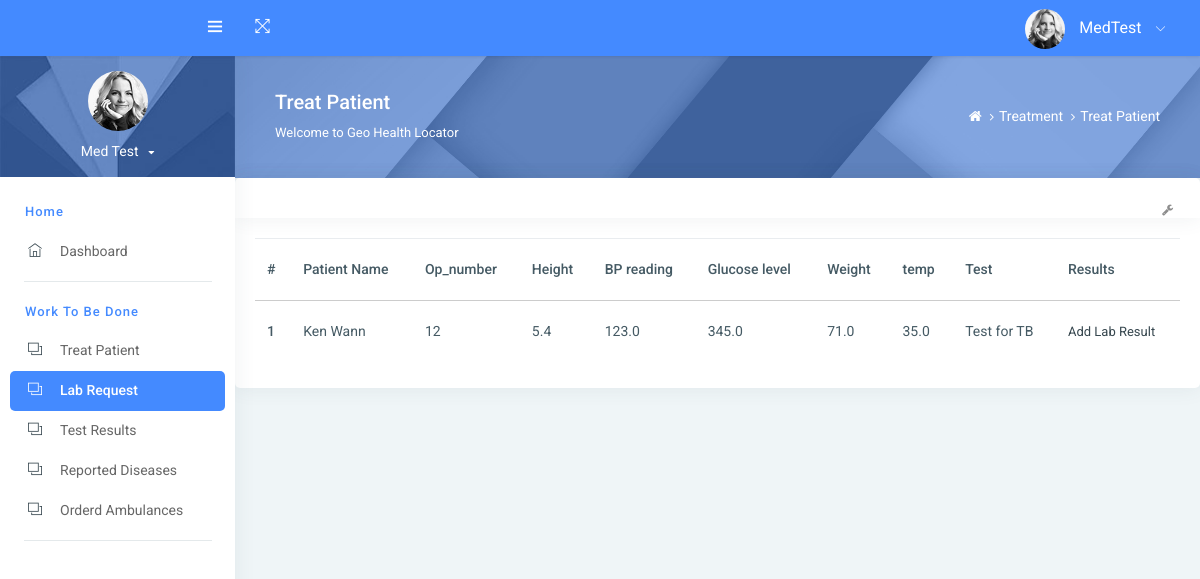
Screenshot of /tests/ (signed in) with the database file from the repository.
### accounts/models.py (models this page shows, shortened)
class TrackingModel(models.Model):
    created_at = models.DateTimeField(auto_now_add=True)
    updated_at = models.DateTimeField(auto_now=True)
    class Meta:
        abstract = True
        ordering = ["-created_at"]

class User(AbstractBaseUser, TrackingModel):
    username_validator = UnicodeUsernameValidator()
    Role_choices = (
        ("Administrator", "Administrator"),
        ("Community Member", "Community Member"),
        ("Medical Personel", "Medical Personel")
    )
    Gender_choices = (
        ("Male", "Male"),
        ("Female", "Female"),
        ("Other", "Other")
    )
    username = models.CharField(
        _('username'),
        max_length=150,
        unique=True,
        validators=[username_validator],
        error_messages={
            'unique':_("A user with that username already exists."),
        },
    )
    first_name = models.CharField(_('first name'),
                                max_length=150, blank=False, null=False
                                )
    middle_name = models.CharField(_('middle name'),
                            max_length=150, blank=True, null=True
                            )
    last_name = models.CharField(_('last name'),
                            max_length=150, blank=False, null=False
                            )
    identification = models.IntegerField(_("identification"), null=True)
    email = models.EmailField(_('email'), unique=True, error_messages={
        'unique': ('A user with email already exists.'),
    })
    gender = models.CharField(_("gender"), max_length=10, choices=Gender_choices)
    phone = PhoneNumberField(
        _('phone number'), unique=True,
        blank=True, null=True, max_length=27)
    county = models.CharField(_("county"), max_length=50,
                              blank=True, null=True)
    sub_county = models.CharField(_("sub county"), max_length=80,
                                  blank=True, null=True)
    ward = models.CharField(_("ward"), max_length=100,
                            blank=True, null=True)
    location = models.CharField(_("location"), max_length=100,
                                blank=True, null=True)
    sub_location = models.CharField(_("sub location"), max_length=100,
                                    blank=True, null=True)
    village = models.CharField(_("village"), max_length=100,
                               blank=True, null=True)
    role = models.CharField(_('Role'), max_length=17, choices=Role_choices, default="Community Member")
    is_active = models.BooleanField(_('active'), default=True)
    is_admin = models.BooleanField(_('admin'), default=False)
    is_staff = models.BooleanField(_("staff"), default=False)
    timestamp = models.DateTimeField(_("timestamp"), auto_now_add=True)
    objects = CustomManager()
    USERNAME_FIELD = 'email'
    REQUIRED_FIELDS = ['username','identification']
    @property
    def staff(self):
        return self.staff
    @property
    def active(self):
        return self.active
    @property
    def admin(self):
        return self.admin

### geo_health_app/models.py (models this page shows)
class Patient(Disease):
    type_choices = (
            ("Ambulance", "Ambulance"),
            ("Disease", "Disease"),
        )
    type_l = models.CharField(_("Submision type"), max_length=20, choices=type_choices, default='Disease')
    full_name = models.CharField(_("full name"), max_length=100,unique=True)
    age = models.IntegerField(_("age"), blank=True, null=True)
    health_situation = models.TextField(_("health situation"), max_length=1000,
                                        blank=True, null=True)

class TreatPatient(Patient):
    treament_status_choices = (("Not Treated", "Not Treated"),
                                ("Treated", "Treated"),
                                ("In Progress", "In Progress"))
    ip_op_number = models.IntegerField(_("OP Number"), unique=True)
    hospital = models.ForeignKey(Hospital, on_delete=models.CASCADE, null=True, blank=True)
    height = models.FloatField(_("height"), max_length=500, blank=False, null=False)
    bp_reading = models.FloatField(_("BP Reading"), max_length=1000, blank=False, null=False)
    glucose_level = models.FloatField(_("glucose level"), max_length=1000, blank=False, null=False)
    weight_reading = models.FloatField(_("weight reading (kg)"), max_length=1000, blank=False, null=False)
    temperature_reading = models.FloatField(_("temperature reading (degree celcius)"), max_length=1000, blank=False, null=False)
    prescribe_lab_test = models.TextField(_("prescribe lab test"), blank=True, null=True)
    lab_test_results = models.TextField(_("lab test results"), blank=True, null=True)
    drug_prescription = models.TextField(_("drug prescription"), blank=True, null=True)
    treatment_status = models.CharField(_("treatment status"), max_length=50, choices=treament_status_choices, default="Not Treated")

class Disease(models.Model):
    reported_to = models.CharField(_("Reported to"), max_length=50, default='Mwatate Sub-County Hospital')
    reporter = models.ManyToManyField(User)
    symptoms = models.TextField( _("Symptoms"), blank=True, null=True)
    latitude = models.FloatField(_("latitude"),
                                 blank=True, null=True)
    longitude = models.FloatField(_("longitude"),
                                  blank=True, null=True)
    reported_at = models.DateTimeField(auto_now_add=True)

class Patient(Disease):
    type_choices = (
            ("Ambulance", "Ambulance"),
            ("Disease", "Disease"),
        )
    type_l = models.CharField(_("Submision type"), max_length=20, choices=type_choices, default='Disease')
    full_name = models.CharField(_("full name"), max_length=100,unique=True)
    age = models.IntegerField(_("age"), blank=True, null=True)
    health_situation = models.TextField(_("health situation"), max_length=1000,
                                        blank=True, null=True)

### geo_health_app/views.py (the view)
# urls.py: path('tests/', views.lab_test, name='tests'),
@medical_personell_required
def lab_test(request):
    user = request.user
    medic = MedicalPersonel.objects.get(user=user)
    tests = TreatPatient.objects.filter(reported_to = medic.hospital.hospital_name,lab_test_results__isnull=True,)
    context= {
        "nav":"Lab",
        'tests':tests,
    }
    return render(request, 'lab_dashboard.html',context)

### templates/lab_dashboard.html (shortened to what this page needs)
{% extends 'hospital/base2.html' %}
{% block content %}
<div class="pcoded-content">
    <div class="page-header">
        <div class="page-block">
            <div class="row align-items-center">
                <div class="col-md-8">
                    <div class="page-header-title">
                        <h5 class="m-b-10">Treat Patient</h5>
                        <p class="m-b-0">Welcome to Geo Health Locator</p>
                    </div>
                </div>
                <div class="col-md-4">
                    <ul class="breadcrumb-title">
                        <li class="breadcrumb-item">
                            <a href="/dashboard/"> <i class="fa fa-home"></i> </a>
                        </li>
                        <li class="breadcrumb-item"><a href="#!">Treatment</a>
                        </li>
                        <li class="breadcrumb-item"><a href="#!">Treat Patient</a>
                        </li>
                    </ul>
                </div>
            </div>
        </div>
    </div>
    <div class="card">
        <div class="card-header">
            <div class="card-header-right">
                <ul class="list-unstyled card-option">
                    <li><i class="fa fa fa-wrench open-card-option"></i></li>
                </ul>
            </div>
        </div>
        <div class="card-block table-border-style">
            <div class="table-responsive">
                <table class="table table-hover">
                    <thead>
                        <tr>
                            <th>#</th>
                            <th>Patient Name</th>
                            <th>Op_number</th>
                            <th>Height</th>
                            <th>BP reading</th>
                            <th>Glucose level</th>
                            <th>Weight</th>
                            {% if not doc %}
                              <th>temp</th>
                            {% endif %}
                            <th>Test</th>
                            <th>Results</th>
                        </tr>
                    </thead>
                    <tbody>
                        {% for test in tests %}
                        <tr>
                            <th scope="row">{{forloop.counter}}</th>
                            <td>{{test.full_name}}</td>
                            <td>{{test.ip_op_number}}</td>
                            <td>{{test.height}}</td>
                            <td>{{test.bp_reading}}</td>
                            <td>{{test.glucose_level}}</td>
                            <td>{{test.weight_reading}}</td>
                            {% if not doc %}
                            <td>{{test.temperature_reading}}</td>
                            {% endif %}
                            <td>{{test.prescribe_lab_test}}</td>
                            <td>
                                {% if test.lab_test_results%}
                                {{test.lab_test_results}}
                                {% else %}
                                <a href="{% url 'mainapp:results' test.id %}">Add Lab Result</a>
                                {% endif %}
                            </td>
                        </tr>
                        {% endfor %}
                    </tbody>
                </table>
            </div>
        </div>
    </div>
</div>
{% endblock %}

### templates/hospital/base2.html (shortened to what this page needs)
{% load static %}
<!DOCTYPE html>
<html lang="en">
<head>
    <link rel="stylesheet" href="{% static 'assets/pages/waves/css/waves.min.css' %}" type="text/css" media="all">
    <link rel="stylesheet" type="text/css" href="{% static 'assets/css/bootstrap/css/bootstrap.min.css' %}">
    <link rel="stylesheet" type="text/css" href="{% static 'assets/icon/themify-icons/themify-icons.css' %}">
    <link rel="stylesheet" type="text/css" href="{% static 'assets/icon/font-awesome/css/font-awesome.min.css' %}">
    <link rel="stylesheet" type="text/css" href="{% static 'assets/css/jquery.mCustomScrollbar.css' %}">
    <link rel="stylesheet" href="https://www.amcharts.com/lib/3/plugins/export/export.css" type="text/css"
        media="all" />
    <link rel="stylesheet" type="text/css" href="{% static 'assets/css/style.css' %}">
</head>
<body>
    <div id="pcoded" class="pcoded">
        <div class="pcoded-container navbar-wrapper">
            <nav class="navbar header-navbar pcoded-header">
                <div class="navbar-wrapper">
                    <div class="navbar-logo">
                        <a class="mobile-menu waves-effect waves-light" id="mobile-collapse" href="#!">
                            <i class="ti-menu"></i>
                        </a>
                    </div>
                    <div class="navbar-container container-fluid">
                        <ul class="nav-left">
                            <li>
                                <a href="#!" onclick="javascript:toggleFullScreen()" class="waves-effect waves-light">
                                    <i class="ti-fullscreen"></i>
                                </a>
                            </li>
                        </ul>
                        <ul class="nav-right">
                            <li class="user-profile header-notification">
                                <a href="#!" class="waves-effect waves-light">
                                    <img src="{% static 'assets/images/avatar-4.jpg' %}" class="img-radius" alt="{{ user.profile.profile_picture.url }}">
                                    <span>{{ user.username }}</span>
                                    <i class="ti-angle-down"></i>
                                </a>
                            </li>
                        </ul>
                    </div>
                </div>
            </nav>
            <div class="pcoded-main-container">
                <div class="pcoded-wrapper">
                    <nav class="pcoded-navbar">
                        <div class="pcoded-inner-navbar main-menu">
                            <div class="">
                                <div class="main-menu-header">
                                    <img class="img-80 img-radius" src="{% static 'assets/images/avatar-4.jpg' %}"
                                        alt="User-Profile-Image">
                                    <div class="user-details">
                                        <span id="more-details">{{user.first_name}}  {{user.last_name}}<i class="fa fa-caret-down"></i></span>
                                    </div>
                                </div>
                            </div>
                            <div class="p-15 p-b-0">
                            </div>
                            <div class="pcoded-navigation-label" data-i18n="nav.category.navigation">Home</div>
                            <ul class="pcoded-item pcoded-left-item">
                                <li class="{% if nav == 'dash' %} active {% endif %}">
                                    <a href="/dashboard/" class="waves-effect waves-dark">
                                        <span class="pcoded-micon"><i class="ti-home"></i><b>D</b></span>
                                        <span class="pcoded-mtext" data-i18n="nav.dash.main">Dashboard</span>
                                    </a>
                                </li>
                            </ul>
                            <div class="pcoded-navigation-label" data-i18n="nav.category.forms">Work to be Done</div>
                            <ul class="pcoded-item pcoded-left-item">
                                <li class="{% if nav == 'treat_p' %} active {% endif %}">
                                    <a href="/treat-patient/" class="waves-effect waves-dark">
                                        <span class="pcoded-micon"><i class="ti-layers"></i><b>FC</b></span>
                                        <span class="pcoded-mtext" data-i18n="nav.form-components.main">Treat Patient</span>
                                    </a>
                                </li>
                                <li class="{% if nav == 'Lab' %} active {% endif %}">
                                    <a href="/tests/" class="waves-effect waves-dark">
                                        <span class="pcoded-micon"><i class="ti-layers"></i><b>FC</b></span>
                                        <span class="pcoded-mtext" data-i18n="nav.form-components.main">Lab Request</span>
                                    </a>
                                </li>
                                <li class="{% if nav == 'test' %} active {% endif %}">
                                    <a href="/lists/" class="waves-effect waves-dark">
                                        <span class="pcoded-micon"><i class="ti-layers"></i><b>FC</b></span>
                                        <span class="pcoded-mtext" data-i18n="nav.form-components.main">Test Results</span>
                                    </a>
                                </li>
                                <li class="{% if nav == 'report' %} active {% endif %}">
                                    <a href="/diseases/" class="waves-effect waves-dark">
                                        <span class="pcoded-micon"><i class="ti-layers"></i><b>FC</b></span>
                                        <span class="pcoded-mtext" data-i18n="nav.form-components.main">Reported Diseases</span>
                                    </a>
                                </li>
                                <li class="{% if nav == 'ambu' %} active {% endif %}">
                                    <a href="/ambulances-lists/" class="waves-effect waves-dark">
                                        <span class="pcoded-micon"><i class="ti-layers"></i><b>FC</b></span>
                                        <span class="pcoded-mtext" data-i18n="nav.form-components.main">Orderd Ambulances</span>
                                    </a>
                                </li>
                            </ul>
                        </div>
                    </nav>
                    {% block content %}
                    {% endblock content %}
                </div>
            </div>
        </div>
    </div>
</body>
</html>

### rows the page displays
User: username "MedTest", first_name "Med", last_name "Test"
TreatPatient: full_name "Ken Wann", ip_op_number "12", height "5.4", bp_reading "123.0", glucose_level "345.0", weight_reading "71.0", temperature_reading "35.0", prescribe_lab_test "Test for TB", shows "Add Lab Result"
